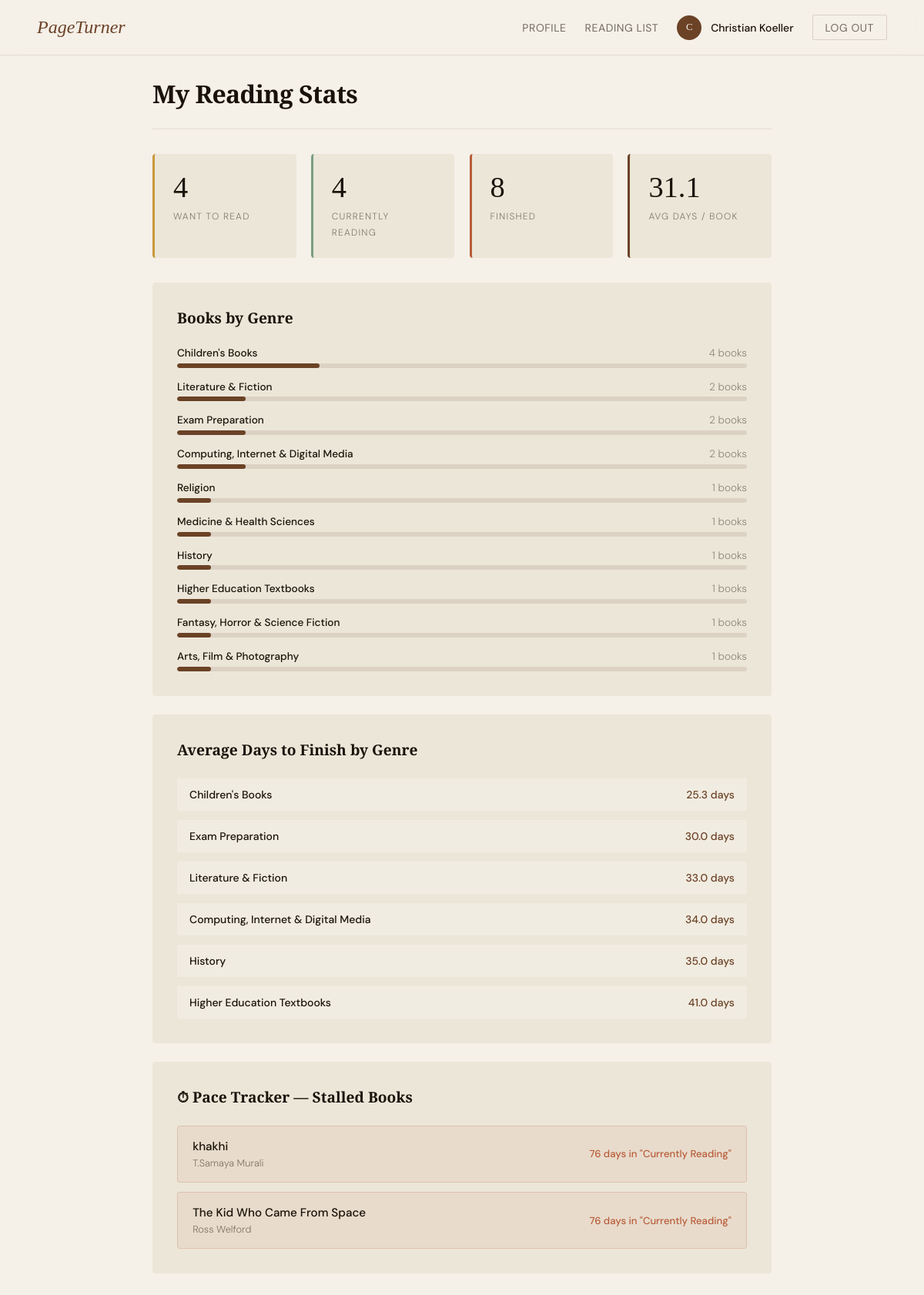
Page /stats (signed in) on the committed database.
### tables this page shows
CREATE TABLE User (
    UserID   INTEGER PRIMARY KEY AUTOINCREMENT,
    Name     TEXT    NOT NULL,
    Email    TEXT    NOT NULL UNIQUE,
    Password TEXT    NOT NULL,
    JoinDate TEXT    NOT NULL
);

CREATE TABLE Book (
    BookID  INTEGER PRIMARY KEY AUTOINCREMENT,
    Title   TEXT    NOT NULL,
    Author  TEXT,
    Genre   TEXT
);

### Backend.py (the view)
@app.route("/stats")
def stats():
    user_id = session.get("user_id")
    if not user_id:
        return redirect("/login-page")
    conn = get_db()
    user = conn.execute(
        "SELECT * FROM User WHERE UserID = ?", (user_id,)
    ).fetchone()
    status_counts = conn.execute("""
        SELECT r.Status, COUNT(*) as count
        FROM   List l
        JOIN   References_ r ON l.ListID = r.ListID
        WHERE  l.UserID = ?
        GROUP  BY r.Status
    """, (user_id,)).fetchall()
    genre_counts = conn.execute("""
        SELECT b.Genre, COUNT(*) as count
        FROM   List l
        JOIN   References_ r ON l.ListID  = r.ListID
        JOIN   Book b        ON r.BookID  = b.BookID
        WHERE  l.UserID = ?
        GROUP  BY b.Genre
        ORDER  BY count DESC
    """, (user_id,)).fetchall()
    avg_days = conn.execute("""
        SELECT ROUND(AVG(
            JULIANDAY(r.EndDate) - JULIANDAY(r.DateAdded)
        ), 1) as avg_days
        FROM   List l
        JOIN   References_ r ON l.ListID = r.ListID
        WHERE  l.UserID = ?
        AND    r.Status = 'finished'
        AND    r.EndDate IS NOT NULL
    """, (user_id,)).fetchone()
    avg_days_by_genre = conn.execute("""
        SELECT b.Genre,
               ROUND(AVG(
                   JULIANDAY(r.EndDate) - JULIANDAY(r.DateAdded)
               ), 1) as avg_days
        FROM   List l
        JOIN   References_ r ON l.ListID = r.ListID
        JOIN   Book b        ON r.BookID = b.BookID
        WHERE  l.UserID = ?
        AND    r.Status = 'finished'
        AND    r.EndDate IS NOT NULL
        GROUP  BY b.Genre
        ORDER  BY avg_days ASC
    """, (user_id,)).fetchall()
    slow_reads = conn.execute("""
        SELECT b.Title, b.Author,
               ROUND(JULIANDAY('now') - JULIANDAY(r.StartDate)) as days_reading
        FROM   List l
        JOIN   References_ r ON l.ListID = r.ListID
        JOIN   Book b        ON r.BookID = b.BookID
        WHERE  l.UserID = ?
        AND    r.Status = 'currently reading'
        AND    r.StartDate IS NOT NULL
        AND    JULIANDAY('now') - JULIANDAY(r.StartDate) > 30
        ORDER  BY days_reading DESC
    """, (user_id,)).fetchall()
    conn.close()
    status_dict = {row["Status"]: row["count"] for row in status_counts}
    total = max(sum(status_dict.values()), 1)
    genres = [
        {
            "name":  row["Genre"],
            "count": row["count"],
            "pct":   round(row["count"] / total * 100)
        }
        for row in genre_counts
    ]
    stats = {
        "want_to_read":      status_dict.get("want to read", 0),
        "currently_reading": status_dict.get("currently reading", 0),
        "finished":          status_dict.get("finished", 0),
        "avg_days":          float(dict(avg_days)["avg_days"]) if avg_days and dict(avg_days)["avg_days"] else 0.0,
        "genres":            genres,
        "avg_days_by_genre": [dict(row) for row in avg_days_by_genre]
    }
    pace_alerts = [
        {
            "title":  row["Title"],
            "author": row["Author"],
            "days":   int(row["days_reading"])
        }
        for row in slow_reads
    ]
    return render_template(
        "stats.html",
        user=dict(user),
        stats=stats,
        pace_alerts=pace_alerts
    )

### Backend.py (called while the page is built)
def get_db():
    conn = sqlite3.connect(DB_PATH)
    conn.execute("PRAGMA foreign_keys = ON")
    conn.row_factory = sqlite3.Row  # lets you access columns by name
    return conn

### templates/stats.html (shortened to what this page needs)
<!DOCTYPE html>
<html lang="en">
<head>
</head>
<body>
  <nav>
    <a href="/dashboard" class="nav-logo">PageTurner</a>
    <div class="nav-links">
      <a href="/profile">Profile</a>
      <a href="/dashboard">Reading List</a>
      <div class="nav-user">
        <div class="nav-avatar">{{ user.Name[0] }}</div>
        <span>{{ user.Name }}</span>
      </div>
      <a href="/logout" class="btn-logout">Log Out</a>
    </div>
  </nav>
  <div class="page-wrapper">
    <h1 class="page-title">My Reading Stats</h1>
    <div class="stats-row">
      <div class="stat-card gold">
        <span class="stat-number">{{ stats.want_to_read }}</span>
        <span class="stat-label">Want to Read</span>
      </div>
      <div class="stat-card sage">
        <span class="stat-number">{{ stats.currently_reading }}</span>
        <span class="stat-label">Currently Reading</span>
      </div>
      <div class="stat-card rust">
        <span class="stat-number">{{ stats.finished }}</span>
        <span class="stat-label">Finished</span>
      </div>
      <div class="stat-card brown">
        <span class="stat-number">{{ stats.avg_days }}</span>
        <span class="stat-label">Avg Days / Book</span>
      </div>
    </div>
    <div class="section-card">
      <div class="card-title">Books by Genre</div>
      {% if stats.genres %}
      <div class="genre-list">
        {% for genre in stats.genres %}
        <div class="genre-row">
          <div class="genre-meta">
            <span class="genre-name">{{ genre.name }}</span>
            <span class="genre-count">{{ genre.count }} books</span>
          </div>
          <div class="genre-bar-bg">
            <div class="genre-bar" style="width: {{ genre.pct }}%"></div>
          </div>
        </div>
        {% endfor %}
      </div>
      {% else %}
      <div class="empty-state">
        <span>📚</span>
        Add books to your list to see genre breakdown.
      </div>
      {% endif %}
    </div>
    <div class="section-card">
      <div class="card-title">Average Days to Finish by Genre</div>
      {% if stats.avg_days_by_genre %}
      <div class="avg-genre-list">
        {% for genre in stats.avg_days_by_genre %}
        <div class="avg-genre-row">
          <span class="avg-genre-name">{{ genre.Genre }}</span>
          <span class="avg-genre-days">{{ genre.avg_days }} days</span>
        </div>
        {% endfor %}
      </div>
      {% else %}
      <div class="empty-state">
        <span>⏱</span>
        Finish some books to see your average reading time by genre.
      </div>
      {% endif %}
    </div>
    <div class="section-card">
      <div class="card-title">⏱ Pace Tracker — Stalled Books</div>
      {% if pace_alerts %}
      <div class="pace-list">
        {% for alert in pace_alerts %}
        <div class="pace-item">
          <div class="pace-info">
            <div class="pace-title">{{ alert.title }}</div>
            <div class="pace-author">{{ alert.author }}</div>
          </div>
          <span class="pace-days">{{ alert.days }} days in "Currently Reading"</span>
        </div>
        {% endfor %}
      </div>
      {% else %}
      <div class="empty-state">
        <span>✅</span>
        No stalled books — you're on track!
      </div>
      {% endif %}
    </div>
  </div>
</body>
</html>

### templates/stats.html (style rules this page uses)
*, *::before, *::after { box-sizing: border-box; margin: 0; padding: 0; }
:root { --cream: #f5f0e8; --ink: #1a1208; --brown: #6b4226; --gold: #c8993a; --rust: #b85c38; --sage: #7a9e7e; --light: #ece6d9; --shadow: rgba(26,18,8,0.10); }
body { background: var(--cream); color: var(--ink); font-family: 'DM Sans', sans-serif; font-weight: 300; min-height: 100vh; }
nav { position: fixed; top: 0; left: 0; right: 0; z-index: 100; display: flex; align-items: center; justify-content: space-between; padding: 1.2rem 3rem; background: rgba(245,240,232,0.92); backdrop-filter: blur(12px); border-bottom: 1px solid rgba(107,66,38,0.12); }
.nav-logo { font-family: 'Playfair Display', serif; font-size: 1.5rem; font-style: italic; color: var(--brown); text-decoration: none; }
.nav-links { display: flex; gap: 1.5rem; align-items: center; }
.nav-links a { text-decoration: none; color: var(--ink); font-size: 0.875rem; font-weight: 400; letter-spacing: 0.04em; text-transform: uppercase; opacity: 0.6; transition: opacity 0.2s; }
.nav-user { display: flex; align-items: center; gap: 0.75rem; font-size: 0.875rem; font-weight: 500; opacity: 1 !important; }
.nav-avatar { width: 32px; height: 32px; border-radius: 50%; background: var(--brown); color: var(--cream); display: flex; align-items: center; justify-content: center; font-size: 0.8rem; font-weight: 500; font-family: 'Playfair Display', serif; }
.btn-logout { background: transparent; border: 1.5px solid rgba(107,66,38,0.3); color: var(--brown); padding: 0.4rem 1rem; border-radius: 2px; font-family: 'DM Sans', sans-serif; font-size: 0.78rem; font-weight: 500; letter-spacing: 0.06em; text-transform: uppercase; cursor: pointer; text-decoration: none; transition: background 0.2s, color 0.2s; }
.page-wrapper { max-width: 900px; margin: 0 auto; padding: 100px 3rem 4rem; }
.page-title { font-family: 'Playfair Display', serif; font-size: 2rem; font-weight: 700; letter-spacing: -0.02em; margin-bottom: 2rem; padding-bottom: 1.5rem; border-bottom: 1px solid rgba(107,66,38,0.12); animation: fadeUp 0.6s ease both; }
.stats-row { display: grid; grid-template-columns: repeat(4, 1fr); gap: 1.2rem; margin-bottom: 2rem; animation: fadeUp 0.6s 0.1s ease both; }
.stat-card { background: var(--light); border-radius: 4px; padding: 1.5rem; border-left: 3px solid transparent; transition: transform 0.2s; }
.stat-card.gold { border-left-color: var(--gold); }
.stat-card.sage { border-left-color: var(--sage); }
.stat-card.rust { border-left-color: var(--rust); }
.stat-card.brown { border-left-color: var(--brown); }
.stat-number { font-family: 'Playfair Display', serif; font-size: 2.4rem; line-height: 1; color: var(--ink); display: block; margin-bottom: 0.4rem; }
.stat-label { font-size: 0.75rem; letter-spacing: 0.1em; text-transform: uppercase; color: rgba(26,18,8,0.5); }
.section-card { background: var(--light); border-radius: 4px; padding: 2rem; margin-bottom: 1.5rem; animation: fadeUp 0.6s 0.2s ease both; }
.card-title { font-family: 'Playfair Display', serif; font-size: 1.2rem; font-weight: 700; margin-bottom: 1.5rem; }
.genre-list { display: flex; flex-direction: column; gap: 1rem; }
.genre-row { display: flex; flex-direction: column; gap: 0.3rem; }
.genre-meta { display: flex; justify-content: space-between; font-size: 0.85rem; }
.genre-name { font-weight: 500; }
.genre-count { color: rgba(26,18,8,0.45); }
.genre-bar-bg { height: 6px; background: rgba(107,66,38,0.12); border-radius: 999px; overflow: hidden; }
.genre-bar { height: 100%; background: var(--brown); border-radius: 999px; transition: width 1s ease; }
.pace-list { display: flex; flex-direction: column; gap: 0.75rem; }
.pace-item { display: flex; align-items: center; justify-content: space-between; background: rgba(184,92,56,0.08); border: 1px solid rgba(184,92,56,0.2); border-radius: 4px; padding: 1rem 1.2rem; }
.pace-info { flex: 1; }
.pace-title { font-weight: 500; font-size: 0.95rem; margin-bottom: 0.2rem; }
.pace-author { font-size: 0.8rem; color: rgba(26,18,8,0.5); }
.pace-days { font-size: 0.82rem; font-weight: 500; color: var(--rust); white-space: nowrap; margin-left: 1rem; }
.avg-genre-list { display: flex; flex-direction: column; gap: 0.75rem; }
.avg-genre-row { display: flex; align-items: center; justify-content: space-between; padding: 0.75rem 1rem; background: rgba(245,240,232,0.6); border-radius: 2px; font-size: 0.875rem; }
.avg-genre-name { font-weight: 500; }
.avg-genre-days { color: var(--brown); font-weight: 500; }

### rows in the picture
User: Name "C", Name "Christian Koeller"
Book: title "khakhi", author "T.Samaya Murali", days "76"
Book: title "The Kid Who Came From Space", author "Ross Welford", days "76"

### other values in the picture
{{ stats.want_to_read }} "4"
{{ stats.currently_reading }} "4"
{{ stats.finished }} "8"
{{ stats.avg_days }} "31.1"
{{ genre.name }} "Children's Books" "Literature & Fiction" "Exam Preparation" "Computing, Internet & Digital Media" "Religion" "Medicine & Health Sciences" "History" "Higher Education Textbooks" "Fantasy, Horror & Science Fiction" "Arts, Film & Photography"
{{ genre.count }} "4" "2" "2" "2" "1" "1" "1" "1" "1" "1"
{{ genre.Genre }} "Children's Books" "Exam Preparation" "Literature & Fiction" "Computing, Internet & Digital Media" "History" "Higher Education Textbooks"
{{ genre.avg_days }} "25.3" "30.0" "33.0" "34.0" "35.0" "41.0"
